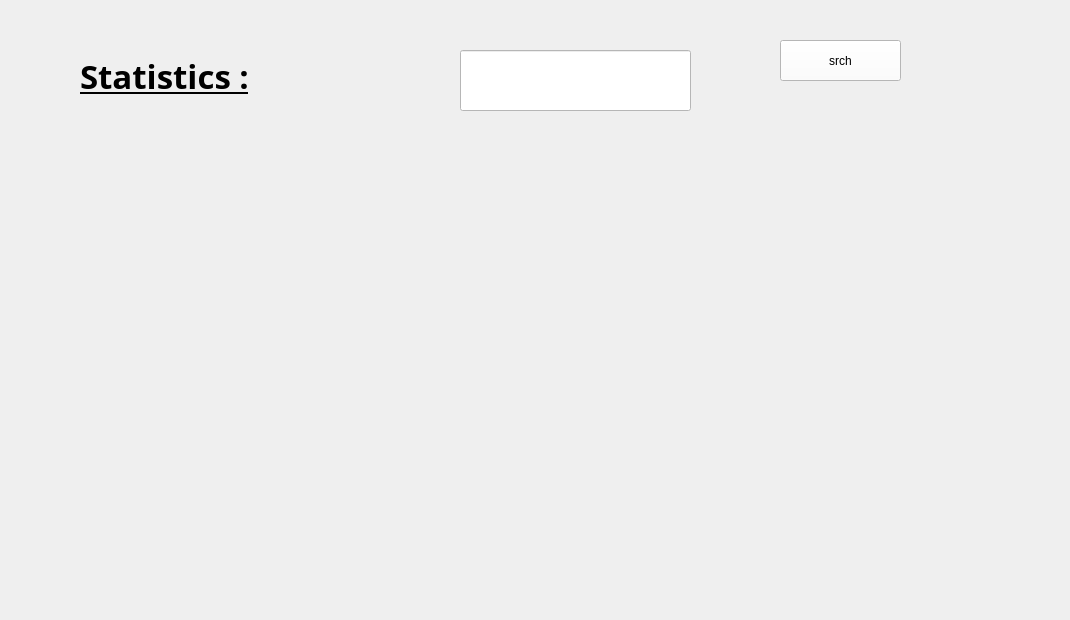
          <widget class="QWidget" name="a32">
           <widget class="QLabel" name="label_73">
            <property name="geometry">
             <rect>
              <x>80</x>
              <y>30</y>
              <width>281</width>
              <height>91</height>
             </rect>
            </property>
            <property name="font">
             <font>
              <family>Segoe UI Variable Display Semib</family>
              <pointsize>25</pointsize>
              <italic>false</italic>
              <bold>true</bold>
              <underline>true</underline>
             </font>
            </property>
            <property name="text">
             <string>Statistics :</string>
            </property>
           </widget>
           <widget class="QFrame" name="frame66">
            <property name="geometry">
             <rect>
              <x>20</x>
              <y>160</y>
              <width>1041</width>
              <height>451</height>
             </rect>
            </property>
            <property name="styleSheet">
             <string notr="true"/>
            </property>
            <property name="frameShape">
             <enum>QFrame::NoFrame</enum>
            </property>
           </widget>
           <widget class="QPushButton" name="lcd">
            <property name="geometry">
             <rect>
              <x>780</x>
              <y>40</y>
              <width>121</width>
              <height>41</height>
             </rect>
            </property>
            <property name="styleSheet">
             <string notr="true">background-color: rgb(255, 255, 255);
color: rgb(0, 0, 0);</string>
            </property>
            <property name="text">
             <string>srch</string>
            </property>
           </widget>
           <widget class="QLineEdit" name="ard">
            <property name="geometry">
             <rect>
              <x>460</x>
              <y>50</y>
              <width>231</width>
              <height>61</height>
             </rect>
            </property>
            <property name="styleSheet">
             <string notr="true">background-color: rgb(255, 255, 255);
color: rgb(0, 0, 0);</string>
            </property>
           </widget>
          </widget>
